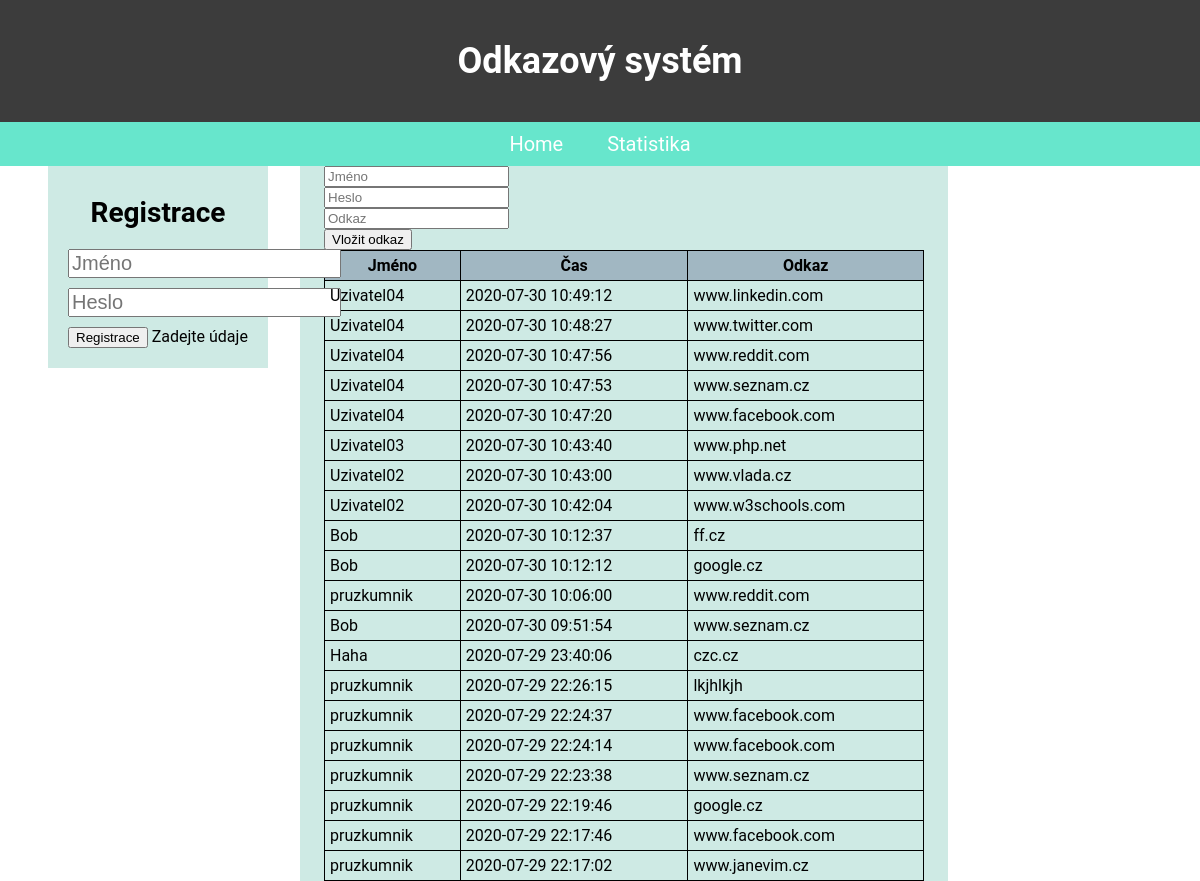
The page / on the database its author committed.
### tables this page shows
CREATE TABLE `odkaz` (
  `id_odkaz` int(11) NOT NULL,
  `id_uzivatel` int(11) NOT NULL,
  `url` varchar(256) NOT NULL,
  `datum` datetime NOT NULL
);

CREATE TABLE `uzivatel` (
  `id_uzivatel` int(11) NOT NULL,
  `jmeno` varchar(256) NOT NULL,
  `heslo` varchar(256) NOT NULL,
  `pocet_odkazu` int(11) NOT NULL
);

### home.php (the view, shortened to what this page needs)
<form class="pure-form pure-form-stacked odk" action="index.php" method="post">
  <input type="text" name="jmeno" placeholder="Jméno"><br>
  <input type="password" name="heslo" placeholder="Heslo"><br>
  <input type="text" name="odkaz" placeholder="Odkaz"><br>
  <button class="pure-button pure-button-primary" type="submit">Vložit odkaz</button>
</form>
<table>
  <tr>
    <th>Jméno</th>
    <th>Čas</th>
    <th>Odkaz</th>
  </tr>
  <?php
    include "config.php";
    $result = mysqli_query($conn, "SELECT uzivatel.jmeno, odkaz.url, odkaz.datum FROM uzivatel INNER JOIN odkaz ON uzivatel.id_uzivatel = odkaz.id_uzivatel ORDER BY id_odkaz DESC LIMIT 20");
    while ($row = mysqli_fetch_array($result)) {
      echo "<tr>" . '<td>' . $row["jmeno"] . '</td>';
      echo "<td>" . $row['datum'] . "</td>";
      echo "<td>" . $row['url'] . "</td>" . '</tr>';
    }
  ?>
</table>

### index.php (shortened to what this page needs)
<?php
  if (isset($_GET["page"])) {
    $page = $_GET["page"];
  } else {
    $page = "home";
  }
?>
<!DOCTYPE html>
<html lang="cz" dir="ltr">
  <head>
    <link rel="stylesheet" href="https://unpkg.com/purecss@2.0.3/build/pure-min.css">
    <link rel="stylesheet" href="style.css">
  </head>
  <body>
    <h1>Odkazový systém</h1>
    <nav>
      <a href="index.php?page=home">Home</a>
      <a href="index.php?page=statistika">Statistika</a>
    </nav>
    <aside>
      <h2>Registrace</h2>
      <form class="pure-form pure-form-stacked" action="index.php" method="post">
        <input type="text" name="uname" placeholder="Jméno"><br>
        <input type="password" name="pwd" placeholder="Heslo"><br>
        <button class="pure-button pure-button-primary" type="submit">Registrace</button>
        <?php
          if (!empty($_POST["pwd"]) AND !empty($_POST["uname"])) {
            $jmeno = $_POST["uname"];
            $heslo = md5($_POST["pwd"]);
            $result = mysqli_query($conn,"SELECT jmeno FROM uzivatel WHERE jmeno = '$jmeno'");
            if (mysqli_num_rows($result) == 0) {
              mysqli_query($conn,"INSERT INTO uzivatel(jmeno, heslo, pocet_odkazu) VALUES ('$jmeno', '$heslo', '0')");
              header("Location: redirect.php");
            } else {
              $result = mysqli_query($conn,"SELECT heslo FROM uzivatel WHERE jmeno = '$jmeno'");
              $result = mysqli_fetch_array($result);
              if ($result["heslo"] == null) {
                mysqli_query($conn,"UPDATE uzivatel SET heslo = '$heslo' WHERE jmeno = '$jmeno'");
                header("Location: redirect.php");
              } else {
                echo "Uživatel již je zaregistrován";
              }
            }
          } else {
            echo "Zadejte údaje";
          }
        ?>
      </form>
    </aside>
    <main>
      <?php
        switch ($page) {
          case "home":
            include "home.php";
            break;
        }
      ?>
    </main>
  </body>
</html>

### style.css (style rules this page uses)
body { margin: 0; font-family: Roboto; }
h1 { text-align: center; background-color: #3c3c3c; color: white; margin: 0px; padding: 40px 0px 40px 0px; font-size: 36px; }
nav { text-align: center; background-color: #67E6CC; padding: 10px 0px 10px 0px; }
nav a { text-decoration: none; color: white; font-size: 20px; padding: 10px; margin-left: 10px; margin-right: 10px; }
aside { background: #CEEAE4; float: left; width: 15%; margin-left: 4%; padding: 20px; }
main { background-color: #CEEAE4; width: 50%; margin-left: 25%; padding-left: 2%; padding-right: 2% }
table { width: 100%; }
table, th, td { border: 1px solid; padding: 5px; border-collapse: collapse; }
h2 { font-size: 28px; text-align: center; padding: 10px 0px 20px 0px; margin: 0; }
aside form input { font-size: 20px; margin-bottom: 10px; }
th { background-color: #A1B7C2; }

### rows shown on the page
odkaz: id_uzivatel.jmeno "Uzivatel04", datum "2020-07-30 10:49:12", url "www.linkedin.com"
odkaz: id_uzivatel.jmeno "Uzivatel04", datum "2020-07-30 10:48:27", url "www.twitter.com"
odkaz: id_uzivatel.jmeno "Uzivatel04", datum "2020-07-30 10:47:56", url "www.reddit.com"
odkaz: id_uzivatel.jmeno "Uzivatel04", datum "2020-07-30 10:47:53", url "www.seznam.cz"
odkaz: id_uzivatel.jmeno "Uzivatel04", datum "2020-07-30 10:47:20", url "www.facebook.com"
odkaz: id_uzivatel.jmeno "Uzivatel03", datum "2020-07-30 10:43:40", url "www.php.net"
odkaz: id_uzivatel.jmeno "Uzivatel02", datum "2020-07-30 10:43:00", url "www.vlada.cz"
odkaz: id_uzivatel.jmeno "Uzivatel02", datum "2020-07-30 10:42:04", url "www.w3schools.com"
odkaz: id_uzivatel.jmeno "Bob", datum "2020-07-30 10:12:37", url "ff.cz"
odkaz: id_uzivatel.jmeno "Bob", datum "2020-07-30 10:12:12", url "google.cz"
odkaz: id_uzivatel.jmeno "pruzkumnik", datum "2020-07-30 10:06:00", url "www.reddit.com"
odkaz: id_uzivatel.jmeno "Bob", datum "2020-07-30 09:51:54", url "www.seznam.cz"
odkaz: id_uzivatel.jmeno "Haha", datum "2020-07-29 23:40:06", url "czc.cz"
odkaz: id_uzivatel.jmeno "pruzkumnik", datum "2020-07-29 22:26:15", url "lkjhlkjh"
odkaz: id_uzivatel.jmeno "pruzkumnik", datum "2020-07-29 22:24:37", url "www.facebook.com"
odkaz: id_uzivatel.jmeno "pruzkumnik", datum "2020-07-29 22:24:14", url "www.facebook.com"
odkaz: id_uzivatel.jmeno "pruzkumnik", datum "2020-07-29 22:23:38", url "www.seznam.cz"
odkaz: id_uzivatel.jmeno "pruzkumnik", datum "2020-07-29 22:19:46", url "google.cz"
odkaz: id_uzivatel.jmeno "pruzkumnik", datum "2020-07-29 22:17:46", url "www.facebook.com"
odkaz: id_uzivatel.jmeno "pruzkumnik", datum "2020-07-29 22:17:02", url "www.janevim.cz"
